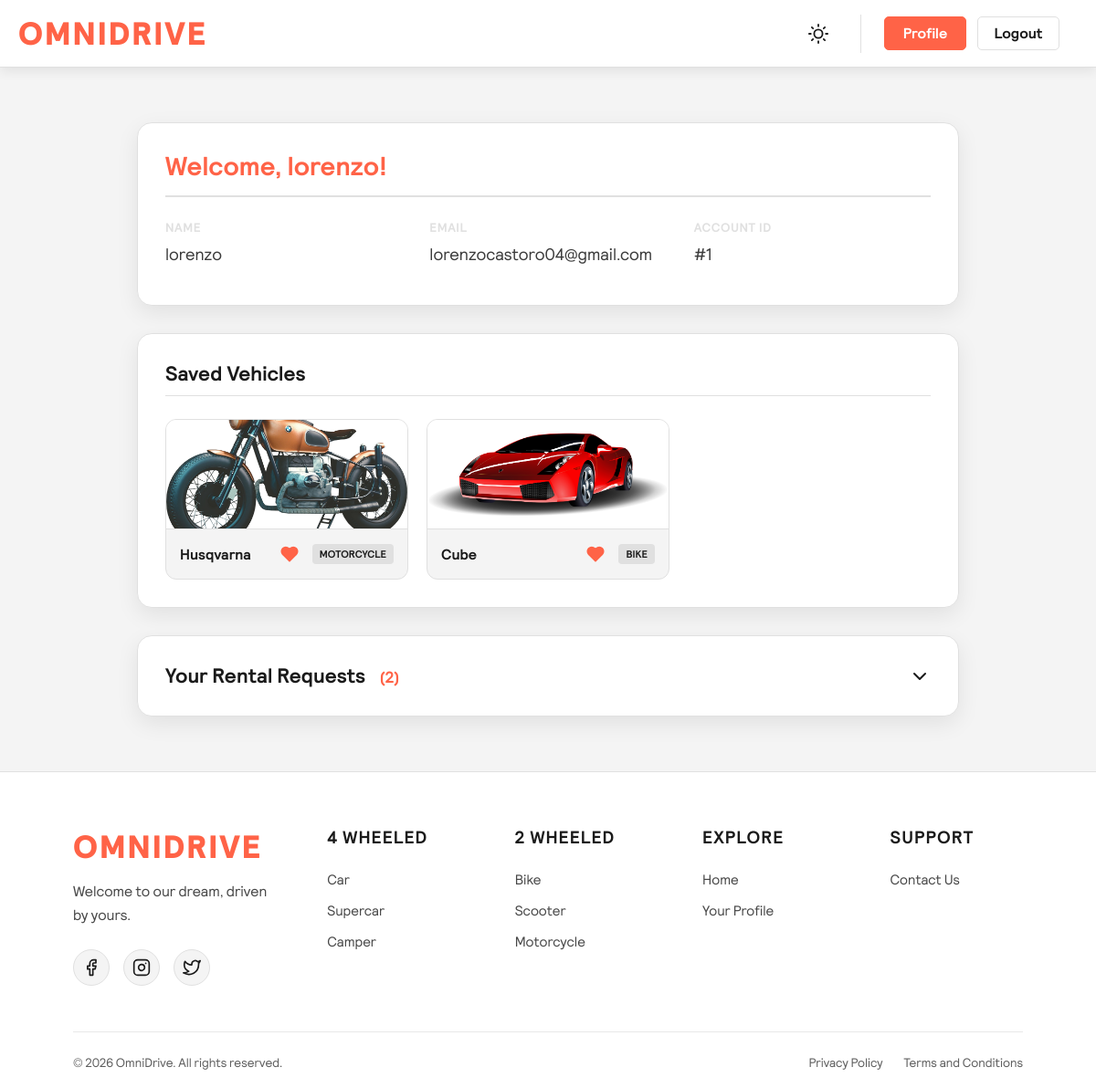
Screenshot of /profile (signed in) with the database file from the repository.
### tables this page shows
CREATE TABLE users (
                   id INTEGER PRIMARY KEY AUTOINCREMENT,
                   name TEXT NOT NULL,
                   email TEXT NOT NULL UNIQUE,
                   password TEXT NOT NULL
            );

CREATE TABLE motorcycles (
                   id INTEGER PRIMARY KEY AUTOINCREMENT,
                   brand TEXT NOT NULL,
                   rent_length INTEGER NOT NULL,
                   price REAL NOT NULL,
                   style TEXT NOT NULL,
                   color TEXT NOT NULL,
                   engine TEXT NOT NULL,
                   fuel TEXT NOT NULL,
                   power INTEGER NOT NULL,
                   required_license TEXT NOT NULL,
                   number_of_seats TEXT NOT NULL,
                   storage_capacity INTEGER NOT NULL,
                   img TEXT
            );

CREATE TABLE saved_vehicles (
                   id INTEGER PRIMARY KEY AUTOINCREMENT,
                   user_id INTEGER NOT NULL,
                   vehicle_type TEXT NOT NULL,
                   vehicle_id INTEGER NOT NULL,
                   FOREIGN KEY (user_id) REFERENCES users (id) ON DELETE CASCADE
            );

CREATE TABLE bikes (
                   id INTEGER PRIMARY KEY AUTOINCREMENT,
                   type TEXT NOT NULL,
                   brand TEXT NOT NULL,
                   rent_length INTEGER NOT NULL,
                   price REAL NOT NULL,
                   frame_size TEXT NOT NULL,
                   traction TEXT NOT NULL,
                   suspensions TEXT NOT NULL,
                   terrain TEXT NOT NULL,
                   img TEXT
            );

### app.py (the view)
@app.route('/profile')
def profile():
    if not session.get('user_id'):
        flash("You have to login first!", 'error')
        return redirect(url_for('login'))
    user_id = session['user_id']
    saved_list = []
    with db_connect() as db:
        favorites = db.execute(
            'SELECT vehicle_type, vehicle_id FROM saved_vehicles WHERE user_id = ?',
            (user_id,)
        ).fetchall()
        for fav in favorites:
            table = TYPE_TO_TABLE.get(fav['vehicle_type'])
            v_data = db.execute(f'SELECT id, brand, img FROM {table} WHERE id = ?', (fav['vehicle_id'],)).fetchone()
            if v_data:
                v_dict = dict(v_data)
                v_dict['type'] = fav['vehicle_type']
                if v_dict.get('img'):
                    v_dict['img_url'] = f"imgs/{table}/{v_dict['id']}/{v_dict['img']}"
                saved_list.append(v_dict)
        requests = db.execute('SELECT * FROM rental_requests WHERE user_id = ? ORDER BY id DESC', (user_id,)).fetchall()
        user_data = db.execute('SELECT email FROM users WHERE id = ?', (user_id,)).fetchone()
    return render_template("profile.html", requests=requests, user_email=user_data['email'], saved_vehicles=saved_list)

### app.py (called while the page is built)
def db_connect():
    conn = sqlite3.connect(DB_USERS_PATH)
    conn.row_factory = sqlite3.Row
    conn.execute('PRAGMA foreign_keys = ON')
    return conn

### templates/profile.html (shortened to what this page needs)
{% extends "base.html" %}
{% block extra_css %}
    <link rel="stylesheet"
          href="{{ url_for('static', filename='css/profile.css') }}">
{% endblock extra_css %}
{% block content %}
    <div class="mega-box profile-layout">
        <div class="profile-box">
            <h2 class="profile-title">Welcome, {{ session.user_name }}!</h2>
            <div class="user-info-grid">
                <div class="info-group">
                    <span class="info-label">Name</span>
                    <span class="info-value">{{ session.user_name }}</span>
                </div>
                <div class="info-group">
                    <span class="info-label">Email</span>
                    <span class="info-value">{{ user_email | default("your.email@example.com") }}</span>
                </div>
                <div class="info-group">
                    <span class="info-label">Account ID</span>
                    <span class="info-value">#{{ session.user_id }}</span>
                </div>
            </div>
        </div>
        <div class="profile-box">
            <h2 class="section-title">Saved Vehicles</h2>
            {% if saved_vehicles %}
                <div class="saved-vehicles-grid">
                    {% for vehicle in saved_vehicles %}
                        <div class="mini-vehicle-card">
                            <a href="{{ url_for('vehicle_detail', vehicle_type=vehicle.type, vehicle_id=vehicle.id) }}"
                               class="mini-img-link">
                                <div class="mini-img-container">
                                    {% if vehicle.img_url %}
                                        <img src="{{ url_for('static', filename=vehicle.img_url) }}"
                                             alt="{{ vehicle.brand }}">
                                    {% endif %}
                                </div>
                            </a>
                            <div class="mini-vehicle-info">
                                <a href="{{ url_for('vehicle_detail', vehicle_type=vehicle.type, vehicle_id=vehicle.id) }}"
                                   class="mini-brand-link">
                                    <h4>{{ vehicle.brand|capitalize }}</h4>
                                </a>
                                <button class="btn-favorite-mini is-saved"
                                        data-type="{{ vehicle.type }}"
                                        data-id="{{ vehicle.id }}"
                                        title="Remove from favorites">
                                    <svg viewBox="0 0 24 24"
                                         fill="none"
                                         stroke="currentColor"
                                         stroke-width="2"
                                         stroke-linecap="round"
                                         stroke-linejoin="round"
                                         class="heart-icon-mini">
                                        <path d="M20.84 4.61a5.5 5.5 0 0 0-7.78 0L12 5.67l-1.06-1.06a5.5 5.5 0 0 0-7.78 7.78l1.06 1.06L12 21.23l7.78-7.78 1.06-1.06a5.5 5.5 0 0 0 0-7.78z">
                                        </path>
                                    </svg>
                                </button>
                                <span class="mini-badge">{{ vehicle.type|capitalize }}</span>
                            </div>
                        </div>
                    {% endfor %}
                </div>
            {% endif %}
        </div>
        <div class="profile-box collapsible-box">
            <div class="collapsible-header" id="requests-toggle">
                <h2 class="section-title m-0">
                    Your Rental Requests <span class="request-count">({{ requests|length if requests else 0 }})</span>
                </h2>
                <svg class="toggle-arrow"
                     viewBox="0 0 24 24"
                     fill="none"
                     stroke="currentColor"
                     stroke-width="2"
                     stroke-linecap="round"
                     stroke-linejoin="round">
                    <polyline points="6 9 12 15 18 9"></polyline>
                </svg>
            </div>
        </div>
    </div>
{% endblock content %}

### static/css/style.css (style rules this page uses)
* { margin: 0; padding: 0; box-sizing: border-box; font-family: 'OmniSans', Arial, sans-serif; }
:root { --background-page: #f4f4f4; --background-div: #ffffff; --background-header: #ffffff; --background-footer: #ffffff; --font-color: #1a1a1a; --logo-color: #FF6347; --border-color: #e0e0e0; --icon-color: #1a1a1a; --success-color: #00c853; --error-color: #f44336; --shadow-color: rgba(0, 0, 0, 0.08); }
body { background-color: var(--background-page); color: var(--font-color); transition: background-color 1s ease, color 1s ease; display: flex; flex-direction: column; min-height: 100vh; margin: 0; overflow-y: scroll; overflow-x: hidden; font-family: 'OmniSans', sans-serif; }
a { transition: background-color 1s ease, color 1s ease; }
button { transition: background-color 1s ease, color 1s ease; }

### static/css/profile.css (style rules this page uses)
.profile-layout { width: 100%; max-width: 900px; margin: 0 auto; display: flex; flex-direction: column; gap: 30px; animation: premiumFadeUp 0.8s cubic-bezier(0.16, 1, 0.3, 1) forwards; }
.profile-box { background: var(--background-div); border: 1px solid var(--border-color); border-radius: 16px; padding: 30px; box-shadow: 0 8px 24px var(--shadow-color); transition: background-color 1s ease, border-color 1s ease, box-shadow 1s ease; }
.profile-title { color: var(--logo-color); border-bottom: 2px solid var(--border-color); padding-bottom: 15px; margin-bottom: 25px; font-size: 1.8rem; }
.section-title { font-size: 1.4rem; margin-bottom: 25px; color: var(--font-color); border-bottom: 1px solid var(--border-color); padding-bottom: 10px; }
.m-0 { margin: 0 !important; border: none; padding: 0; }
.user-info-grid { display: flex; flex-wrap: wrap; gap: 30px; margin-bottom: 10px; }
.info-group { display: flex; flex-direction: column; flex: 1; gap: 6px; }
.info-label { font-size: 0.85rem; color: var(--border-color); text-transform: uppercase; letter-spacing: 0.5px; font-weight: 700; }
.info-value { display: block; font-size: 1.15rem; line-height: 1.7; color: var(--font-color); opacity: 0.85; font-weight: 300; }
.saved-vehicles-grid { display: grid; grid-template-columns: repeat(auto-fill, minmax(200px, 1fr)); gap: 20px; }
.mini-vehicle-card { display: flex; flex-direction: column; background: var(--background-page); border: 1px solid var(--border-color); border-radius: 12px; overflow: hidden; transition: all 0.3s ease; }
.mini-brand-link { text-decoration: none; color: inherit; flex: 1; }
.mini-img-container { height: 120px; width: 100%; background: var(--background-div); display: flex; align-items: center; justify-content: center; overflow: hidden; border-bottom: 1px solid var(--border-color); }
.mini-img-container img { width: 100%; height: 100%; object-fit: cover; transition: transform 0.5s; }
.mini-vehicle-info { padding: 12px 15px; display: flex; justify-content: space-between; align-items: center; gap: 10px; }
.mini-vehicle-info h4 { margin: 0; color: var(--font-color); font-size: 1rem; font-weight: 700; }
.mini-badge { font-size: 0.7rem; background: var(--border-color); color: var(--font-color); padding: 4px 8px; border-radius: 4px; text-transform: uppercase; font-weight: bold; }
.btn-favorite-mini { background: transparent; border: none; padding: 5px; cursor: pointer; display: flex; align-items: center; justify-content: center; transition: transform 0.2s ease; outline: none; }
.heart-icon-mini { width: 20px; height: 20px; color: var(--font-color); fill: transparent; stroke: var(--font-color); opacity: 0.5; transition: all 0.3s ease; }
.btn-favorite-mini.is-saved .heart-icon-mini { color: var(--logo-color); fill: var(--logo-color); stroke: var(--logo-color); opacity: 1; }
.collapsible-box { padding: 0; }
.collapsible-header { display: flex; justify-content: space-between; align-items: center; padding: 30px; cursor: pointer; background: transparent; transition: background 0.3s ease; border-radius: 16px; }
.request-count { color: var(--logo-color); font-size: 1.1rem; margin-left: 10px; }
.toggle-arrow { width: 24px; height: 24px; color: var(--font-color); transition: transform 0.4s ease; }

### rows the page displays
users: email "lorenzocastoro04@gmail.com"
motorcycles: brand "Husqvarna"
saved_vehicles: type "MOTORCYCLE"
bikes: brand "Cube"
saved_vehicles: type "BIKE"

### other values shown
{{ session.user_name }} "lorenzo"
{{ session.user_id }} "1"
{{ requests|length if requests else 0 }} "2"
